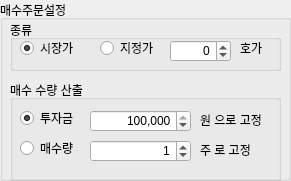
      <widget class="QGroupBox" name="groupBox_5">
       <property name="geometry">
        <rect>
         <x>10</x>
         <y>580</y>
         <width>291</width>
         <height>181</height>
        </rect>
       </property>
       <property name="title">
        <string>매수주문설정</string>
       </property>
       <widget class="QGroupBox" name="groupBox_3">
        <property name="enabled">
         <bool>true</bool>
        </property>
        <property name="geometry">
         <rect>
          <x>10</x>
          <y>20</y>
          <width>271</width>
          <height>51</height>
         </rect>
        </property>
        <property name="title">
         <string>종류</string>
        </property>
        <property name="flat">
         <bool>false</bool>
        </property>
        <property name="checkable">
         <bool>false</bool>
        </property>
        <widget class="QRadioButton" name="rbBuyLimit">
         <property name="geometry">
          <rect>
           <x>90</x>
           <y>20</y>
           <width>61</width>
           <height>16</height>
          </rect>
         </property>
         <property name="text">
          <string>지정가</string>
         </property>
        </widget>
        <widget class="QRadioButton" name="rbBuyMarket">
         <property name="geometry">
          <rect>
           <x>10</x>
           <y>20</y>
           <width>61</width>
           <height>16</height>
          </rect>
         </property>
         <property name="text">
          <string>시장가</string>
         </property>
         <property name="checked">
          <bool>true</bool>
         </property>
        </widget>
        <widget class="QLabel" name="label_7">
         <property name="geometry">
          <rect>
           <x>230</x>
           <y>20</y>
           <width>31</width>
           <height>16</height>
          </rect>
         </property>
         <property name="text">
          <string>호가</string>
         </property>
        </widget>
        <widget class="QSpinBox" name="spbBuyHoga">
         <property name="geometry">
          <rect>
           <x>160</x>
           <y>20</y>
           <width>61</width>
           <height>22</height>
          </rect>
         </property>
         <property name="alignment">
          <set>Qt::AlignRight|Qt::AlignTrailing|Qt::AlignVCenter</set>
         </property>
         <property name="showGroupSeparator" stdset="0">
          <bool>true</bool>
         </property>
         <property name="minimum">
          <number>-15</number>
         </property>
         <property name="maximum">
          <number>15</number>
         </property>
         <property name="singleStep">
          <number>1</number>
         </property>
        </widget>
       </widget>
       <widget class="QGroupBox" name="groupBox_11">
        <property name="geometry">
         <rect>
          <x>10</x>
          <y>80</y>
          <width>271</width>
          <height>101</height>
         </rect>
        </property>
        <property name="title">
         <string>매수 수량 산출</string>
        </property>
        <property name="checkable">
         <bool>false</bool>
        </property>
        <widget class="QRadioButton" name="rbMoney">
         <property name="geometry">
          <rect>
           <x>10</x>
           <y>30</y>
           <width>71</width>
           <height>16</height>
          </rect>
         </property>
         <property name="text">
          <string>투자금</string>
         </property>
         <property name="checked">
          <bool>true</bool>
         </property>
        </widget>
        <widget class="QSpinBox" name="spbMoney">
         <property name="geometry">
          <rect>
           <x>80</x>
           <y>30</y>
           <width>101</width>
           <height>22</height>
          </rect>
         </property>
         <property name="alignment">
          <set>Qt::AlignRight|Qt::AlignTrailing|Qt::AlignVCenter</set>
         </property>
         <property name="showGroupSeparator" stdset="0">
          <bool>true</bool>
         </property>
         <property name="maximum">
          <number>999999999</number>
         </property>
         <property name="singleStep">
          <number>100000</number>
         </property>
         <property name="value">
          <number>100000</number>
         </property>
        </widget>
        <widget class="QLabel" name="label_3">
         <property name="geometry">
          <rect>
           <x>190</x>
           <y>30</y>
           <width>71</width>
           <height>20</height>
          </rect>
         </property>
         <property name="text">
          <string>원 으로 고정</string>
         </property>
         <property name="alignment">
          <set>Qt::AlignLeading|Qt::AlignLeft|Qt::AlignVCenter</set>
         </property>
        </widget>
        <widget class="QLabel" name="label_27">
         <property name="geometry">
          <rect>
           <x>190</x>
           <y>60</y>
           <width>61</width>
           <height>20</height>
          </rect>
         </property>
         <property name="text">
          <string>주 로 고정</string>
         </property>
         <property name="alignment">
          <set>Qt::AlignLeading|Qt::AlignLeft|Qt::AlignVCenter</set>
         </property>
        </widget>
        <widget class="QRadioButton" name="rbQuantity">
         <property name="enabled">
          <bool>true</bool>
         </property>
         <property name="geometry">
          <rect>
           <x>10</x>
           <y>60</y>
           <width>71</width>
           <height>16</height>
          </rect>
         </property>
         <property name="text">
          <string>매수량</string>
         </property>
        </widget>
        <widget class="QSpinBox" name="spbQuantity">
         <property name="geometry">
          <rect>
           <x>80</x>
           <y>60</y>
           <width>101</width>
           <height>22</height>
          </rect>
         </property>
         <property name="alignment">
          <set>Qt::AlignRight|Qt::AlignTrailing|Qt::AlignVCenter</set>
         </property>
         <property name="showGroupSeparator" stdset="0">
          <bool>true</bool>
         </property>
         <property name="maximum">
          <number>999999999</number>
         </property>
         <property name="singleStep">
          <number>1</number>
         </property>
         <property name="value">
          <number>1</number>
         </property>
        </widget>
       </widget>
      </widget>
